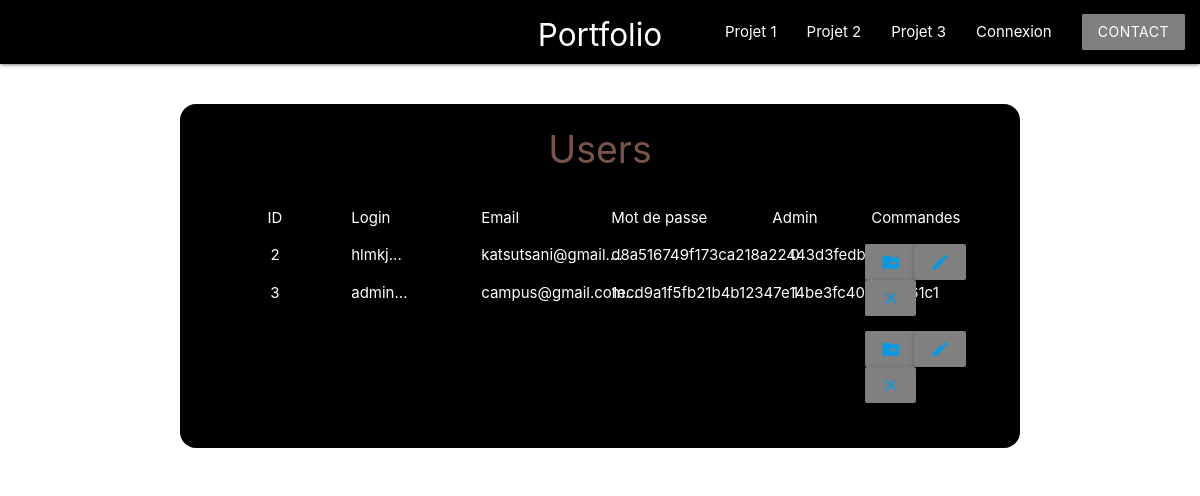
The app's page /panel.php?projet=0&page=users with its own data.
### tables this page shows
CREATE TABLE IF NOT EXISTS `users` (
  `id` int(11) NOT NULL AUTO_INCREMENT,
  `login` varchar(255) NOT NULL,
  `email` varchar(255) NOT NULL,
  `password` varchar(255) NOT NULL,
  `admin` tinyint(4) NOT NULL,
  PRIMARY KEY (`id`)
);

### user.php (called while the page is built, shortened)
<?php
require_once "config.php";
$requete1 = 'SELECT * FROM users';
$resultat = $pdo->prepare($requete1);
$resultat->execute();
$resultatUsers = $resultat->fetchAll(PDO::FETCH_ASSOC);
?>

### panel.php (the view, shortened to what this page needs)
<!DOCTYPE html>
<html lang="en" dir="ltr">
  <head>
    <link type="text/css" rel="stylesheet" href="css/materialize.css" media="screen,projection" />
    <link rel="stylesheet" href="css/style.css">
  </head>
  <body>
    <?php require_once 'navbar.php' ?>
    <?php require "user.php" ?>
      <div class="row container">
        <div class="col s12 m12 l12">
          <div class="panel row"style="margin-top:40px;">
            <?php if($_GET['page'] == "users"): ?>
              <h2 class="brown-text center nom">Users</h2>
              <div class="col center s12 m6 l2">
                <p>ID</p>
                <?php
                foreach($resultatUsers as $key => $resultatUser){
                  echo "<p>".$resultatUser['id']."</p>";
                }?>
              </div>
              <div class="col s12 m6 l2">
                <p>Login</p>
                <?php
                foreach($resultatUsers as $key => $resultatUser){
                  echo substr("<p>".$resultatUser['login'], 0, 40).'...';
                }?>
              </div>
              <div class="col s12 m6 l2">
                <p>Email</p>
                <?php
                foreach($resultatUsers as $key => $resultatUser){
                  echo substr("<p>".$resultatUser['email'],0, 20).'...';
                }?>
              </div>
              <div class="col s12 m6 l2">
                <p>Mot de passe</p>
                <?php
                foreach($resultatUsers as $key => $resultatUser){
                  echo "<p>".$resultatUser['password']."</p>";
                }
                ?>
              </div>
              <div class="col center s12 m6 l2">
                <p>Admin</p>
                <?php
                foreach($resultatUsers as $key => $resultatUser){
                  echo "<p>".$resultatUser['admin']."</p>";
                }?>
              </div>
              <div class="col s12 m6 l2">
                <p>Commandes</p>
                <?php $id_user = array(); $user=0;
                foreach($resultatUsers as $key => $resultatUser){
                  array_push($id_user,$resultatUser['id']);
                  echo '<p>
                  <button data-target="add-user" class="btn modal-trigger"><a class="modal-trigger" id="add-users" href="panel.php?projet=0&page=users&user_id='.$id_user[$user].'"><i class="material-icons">create_new_folder</i></a></button>
                  <button data-target="change-user" class="btn modal-trigger"><a class="modal-trigger" id="change-users" href="panel.php?projet=0&page=users&user_id='.$id_user[$user].'"><i class="material-icons">edit</i></a></button>
                  <button data-target="delete-user" class="btn modal-trigger"><a class="modal-trigger" id="remove-users" href="panel.php?projet=0&page=users&user_id='.$id_user[$user].'"><i class="material-icons">close</i></a></button>
                  </p>';
                  $user++;
                }?>
              </div>
            <?php endif ?>
          </div>
        </div>
      </div>
      <?php require_once "modals.php" ?>
  </body>
</html>

### navbar.php (shortened to what this page needs)
<link type="text/css" rel="stylesheet" href="css/materialize.css" media="screen,projection" />
<link rel="stylesheet" href="css/style.css">
    <?php
    if(isset($_SESSION['user'])):
      $link = $_GET['projet'];
      if($_SESSION['user']['admin'] == 1):
        if ($link == 0): ?>
          <div class="navbar-fixed">
            <nav>
              <div class="nav-wrapper">
                <h1><a href="index.php?projet=0" class="center brand-logo">Portfolio</a></h1>
                <a href="index.php?projet=0" data-target="mobile-demo" class="sidenav-trigger"><i class="material-icons">menu</i></a>
                <ul class="right hide-on-med-and-down">
                  <li><a href="projet.php?projet=1">Projet 1</a></li>
                  <li><a href="projet.php?projet=2">Projet 2</a></li>
                  <li><a href="projet.php?projet=3">Projet 3</a></li>
                  <li><a href="logout.php"><?php echo $_SESSION['user']['login']; ?></a></li>
                  <li><a href="panel.php?projet=0&page=users"> panel</a></li>
                  <li><a id="contact" href="#Contact" class="btn modal-trigger pulse">Contact</a></li>
                </ul>
              </div>
            </nav>
          </div>
          <ul class="sidenav" id="mobile-demo">
            <li><a href="projet.php?projet=1">Projet 1</a></li>
            <li><a href="projet2.php?projet=2">Projet 2</a></li>
            <li><a href="projet3.php?projet=3">Projet 3</a></li>
            <li><a href="logout.php"><?php echo $_SESSION['user']['login']; ?><i class="material-icons right">arrow_drop_down</i></a></li>
            <li><a href="panel.php?projet=0&page=users"> panel</a></li>
            <li><a id="contact" href="#Contact" class="waves-effect waves-light btn colorBtn modal-trigger pulse">Contact</a>
            </li>
          </ul>
        <?php else: ?>
          <div class="navbar-fixed">
            <nav>
              <div class="nav-wrapper">
                <h1><a href="index.php?projet=0" class="center brand-logo">Portfolio</a></h1>
                <a href="index.php?projet=0" data-target="mobile-demo" class="sidenav-trigger"><i class="material-icons">menu</i></a>
                <ul class="right hide-on-med-and-down">
                  <li><a href="#Objectifs">Objectifs</a></li>
                  <li><a href="#Result">Résultat</a></li>
                  <li><a href="#Opinion">Avis</a></li>
                  <li><a href="logout.php"> <?php echo $_SESSION['user']['login']; ?></a></li>
                  <li><a href="panel.php?projet=0&page=users"> panel</a></li>
                  <li><a href="#Contact" class="waves-effect waves-light btn modal-trigger pulse">Contact</a></li>
                </ul>
              </div>
            </nav>
          </div>
          <ul class="sidenav" id="mobile-demo">
            <li><a href="#Objectifs">Objectifs</a></li>
            <li><a href="#Result">Résultat</a></li>
            <li><a href="#Opinion">Avis</a></li>
            <li><a href="logout.php"> <?php echo $_SESSION['user']['login']; ?></a></li>
            <li><a href="panel.php?projet=0&page=users"> panel</a></li>
            <li><a href="#Contact" class="waves-effect waves-light btn modal-trigger pulse">Contact</a></li>
          </ul>
        <?php endif ?>
      <?php else:?>
        <?php if ($link == 0): ?>
          <div class="navbar-fixed">
            <nav>
              <div class="nav-wrapper">
                <h1><a href="index.php?projet=0" class="center brand-logo">Portfolio</a></h1>
                <a href="index.php?projet=0" data-target="mobile-demo" class="sidenav-trigger"><i class="material-icons">menu</i></a>
                <ul class="right hide-on-med-and-down">
                  <li><a href="projet.php?projet=1">Projet 1</a></li>
                  <li><a href="projet2.php?projet=2">Projet 2</a></li>
                  <li><a href="projet3.php?projet=3">Projet 3</a></li>
                  <li><a href="logout.php"> <?php echo $_SESSION['user']['login']; ?></a></li>
                  <li><a id="contact" href="#Contact" class="btn modal-trigger pulse">Contact</a></li>
                </ul>
              </div>
            </nav>
          </div>
          <ul class="sidenav" id="mobile-demo">
            <li><a href="projet.php?projet=1">Projet 1</a></li>
            <li><a href="projet2.php?projet=2">Projet 2</a></li>
            <li><a href="projet3.php?projet=3">Projet 3</a></li>
            <li><a href="logout.php"> <?php echo $_SESSION['user']['login']; ?></a></li>
            <li><a id="contact" href="#Contact" class="waves-effect waves-light btn colorBtn modal-trigger pulse">Contact</a></li>
          </ul>
        <?php else: ?>
          <div class="navbar-fixed">
            <nav>
              <div class="nav-wrapper">
                <h1><a href="index.php?projet=0" class="center brand-logo">Portfolio</a></h1>
                <a href="index.php?projet=0" data-target="mobile-demo" class="sidenav-trigger"><i class="material-icons">menu</i></a>
                <ul class="right hide-on-med-and-down">
                  <li><a href="#Objectifs">Objectifs</a></li>
                  <li><a href="#Result">Résultat</a></li>
                  <li><a href="#Opinion">Avis</a></li>
                  <li><a href="logout.php"> <?php echo $_SESSION['user']['login']; ?></a></li>
                  <li><a href="#Contact" class="waves-effect waves-light btn modal-trigger pulse">Contact</a></li>
                </ul>
              </div>
            </nav>
          </div>
          <ul class="sidenav" id="mobile-demo">
            <li><a href="#Objectifs">Objectifs</a></li>
            <li><a href="#Result">Résultat</a></li>
            <li><a href="#Opinion">Avis</a></li>
            <li><a href="logout.php"> <?php echo $_SESSION['user']['login']; ?></a></li>
            <li><a href="#Contact" class="waves-effect waves-light btn modal-trigger pulse">Contact</a></li>
          </ul>
        <?php endif ?>
      <?php endif ?>
    <?php else: ?>
      <?php $link = $_GET['projet'];
        if ($link == 0): ?>
          <div class="navbar-fixed">
            <nav>
              <div class="nav-wrapper">
                <h1><a href="index.php?projet=0" class="center brand-logo">Portfolio</a></h1>
                <ul class="right hide-on-med-and-down">
                  <li><a href="projet.php?projet=1">Projet 1</a></li>
                  <li><a href="projet2.php?projet=2">Projet 2</a></li>
                  <li><a href="projet3.php?projet=3">Projet 3</a></li>
                  <li><a class="modal-trigger" id="connect" href="#connexion">Connexion</a></li>
                  <li><a id="contact" href="#Contact" class="btn modal-trigger pulse">Contact</a></li>
                </ul>
              </div>
            </nav>
          </div>
        <?php endif ?>
    <?php endif ?>

### modals.php (shortened to what this page needs)
<!DOCTYPE html>
<html lang="en" dir="ltr">
  <head>
  </head>
  <body>
  </body>
</html>

### css/style.css (style rules this page uses)
h1 { margin: 0; }
.btn { background-color: grey; }
.panel { background: black; color: white; border-radius: 16px; padding: 2em; margin-bottom: 20px; }
.nom { font-size: 2.5em; margin-top: -5px; }
button { margin-left: -6.3px; background-color: black; border:none; cursor: pointer; }

### records on screen
users: id "2", login "hlmkj", email "katsutsani@gmail.", password "d8a516749f173ca218a22443d3fedb46803b7630", admin "0"
users: id "3", login "admin", email "campus@gmail.com", password "1ecd9a1f5fb21b4b12347e14be3fc4027d5b61c1", admin "1"
